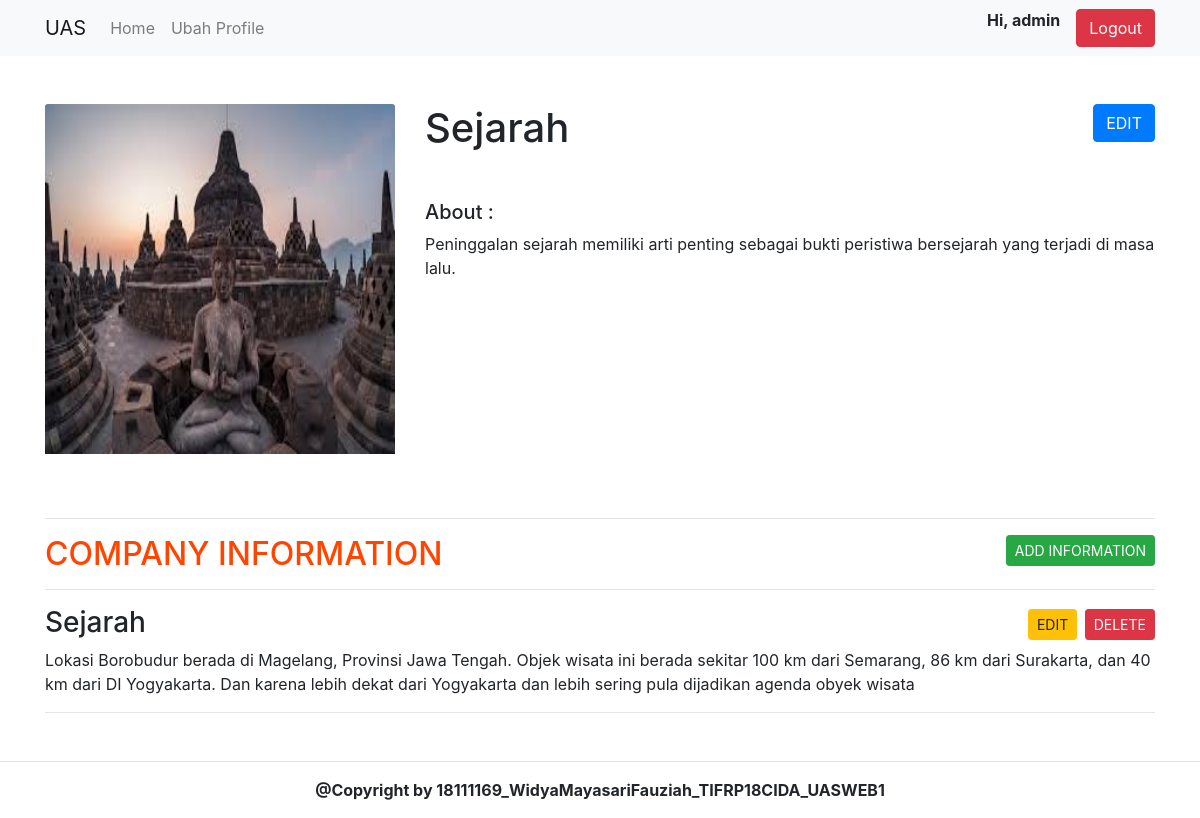
/halaman-ubah-detail.php?id=4 (signed in), run on the app's committed database.
### tables this page shows
CREATE TABLE `user` (
  `id_user` int(11) NOT NULL,
  `username` varchar(32) NOT NULL,
  `password` varchar(64) NOT NULL,
  `email` varchar(255) NOT NULL
);

CREATE TABLE `companies` (
  `id_company` int(11) NOT NULL,
  `image` varchar(255) NOT NULL,
  `company_name` varchar(22) NOT NULL,
  `about` varchar(255) NOT NULL
);

CREATE TABLE `detail` (
  `id_company` int(11) NOT NULL,
  `id_detail` int(11) NOT NULL,
  `tittle` varchar(255) NOT NULL,
  `desc` varchar(255) NOT NULL
);

### halaman-ubah-detail.php (the view, shortened to what this page needs)
<!doctype html>
<html lang="en">
<?php
include 'koneksi.php';
$id = $_GET['id'];
$data = $conn->prepare("SELECT * FROM companies WHERE id_company = $id");
$data->execute();
$companies = $data->fetch();
$id_user = $_SESSION['id'];
$data = $conn->prepare("SELECT username FROM user WHERE id_user =$id_user");
$data->execute();
$user = $data->fetch();
$data = $conn->prepare('SELECT * FROM detail INNER JOIN companies ON detail.id_company = companies.id_company WHERE companies.id_company = :id');
$data->bindParam(':id', $id);
$data->execute();
$details = $data->fetchAll();
?>
<head>
    <link rel="stylesheet" href="css/bootstrap.min.css">
</head>
<body>
    <nav class="navbar navbar-expand-lg navbar-light bg-light">
        <div class="container">
            <a class="navbar-brand" href="#">UAS</a>
            <ul class="navbar-nav mr-auto">
                <li class="nav-item ">
                    <a class="nav-link" href="halaman-menu-utama.php">Home </a>
                </li>
                <li class="nav-item">
                    <a class="nav-link " href="halaman-ubah-profile.php">Ubah Profile</a>
                </li>
            </ul>
            <p class="font-weight-bold">Hi, <?php echo $user['username'] ?></p>
            <a href="logout.php" class="btn btn-danger ml-3">Logout</a>
        </div>
    </nav>
    <div class="container mt-5">
        <div class="row">
            <div class="col-md-4">
                <img class="card-img-top" src="image/<?php echo $companies['image'] ?>" alt="Card image cap" height="350px" width="100%">
            </div>
            <div class="col-md-8">
                <?php if ($companies) { ?>
                    <h1><?php echo $companies['company_name'] ?>
                        <a href="form-edit-company.php?id=<?php echo $id ?>" class="btn btn-primary " style="float: right;">EDIT</a>
                    </h1>
                    <h5 class="mt-5">About :</h5>
                    <p><?php echo $companies['about'] ?></p>
                <?php } ?>
            </div>
        </div>
        <div class="row mt-5">
            <div class="col-md-12">
                <hr>
                <h2 style="color: orangered;">COMPANY INFORMATION <a href="form-tambah-detail.php?id=<?php echo $id ?>" class="btn btn-success btn-sm" style="float: right;">ADD INFORMATION</a></h2>
                <hr>
                <div class="row">
                    <div class="col-md-12">
                        <table class="table table-stripped table-hover datatab">
                            <?php if ($details > 0) { ?>
                                <?php foreach ($details as $detail) { ?>
                                    <h3>
                                        <?php echo $detail['tittle'] ?>
                                        <div style="float: right;">
                                            <a href="form-edit-detail.php?id=<?php echo $detail['id_detail'] ?>&id_company=<?php echo $id ?>" class="btn btn-warning btn-sm">EDIT</a>
                                            <a href="hapusdetail.php?id=<?php echo $detail['id_detail'] ?>&id_company=<?php echo $id ?>" onclick="return confirm('Are you sure?')" class="btn btn-danger btn-sm">DELETE</a>
                                        </div>
                                    </h3>
                                    <p><?php echo $detail['desc'] ?> </p>
                                    <hr>
                                <?php } ?>
                            <?php } ?>
                        </table>
                    </div>
                </div>
            </div>
        </div>
    </div>
    <hr>
    <div class="row ">
        <div class="col-md-12 text-center">
            <p class="font-weight-bold">
                @Copyright by 18111169_WidyaMayasariFauziah_TIFRP18CIDA_UASWEB1
            </p>
        </div>
    </div>
</body>
</html>

### data on the page
user: username "admin"
companies: image (picture), company_name "Sejarah", about "Peninggalan sejarah memiliki arti penting sebagai bukti peristiwa bersejarah yang terjadi di masa lalu."
detail: tittle "Sejarah", desc "Lokasi Borobudur berada di Magelang, Provinsi Jawa Tengah. Objek wisata ini berada sekitar 100 km dari Semarang, 86 km dari Surakarta, dan 40 km dari DI Yogyakarta. Dan karena lebih dekat dari Yogyakarta dan lebih sering pula dijadikan agenda obyek wisata"
